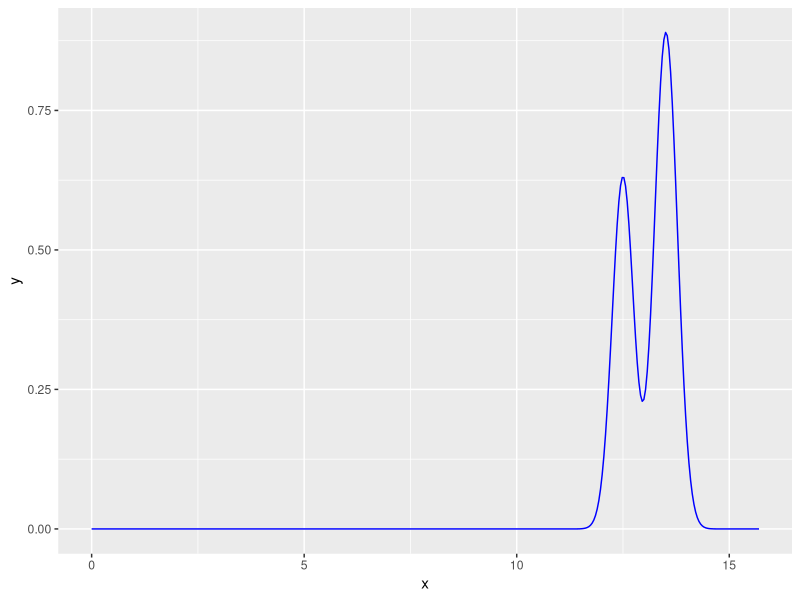
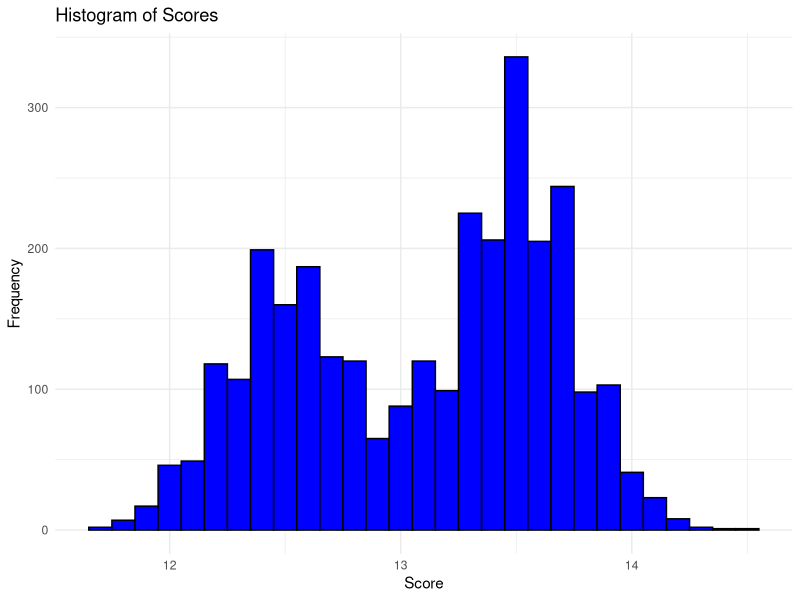

Source code (R) for these figures, in order: (Note: a time limit stopped this script after it produced the figures.)
## ---- chunk 1
knitr::opts_chunk$set(echo = TRUE)
## ---- chunk 2
library(tidyverse)
library(data.table)
library(ggplot2)
library(purrr)
library(dplyr)
## ---- chunk 3
## Re-arranged data
data_women_scores_2022_to_2023 <- read.csv("cleaned data/restricted_women_2023.csv") %>% 
  select(Country, FullName, Apparatus, Score) %>% 
  # first, making c(VT, VT1, VT2) all just VT, since they're all the same apparatus, just named different at different competitions
  mutate(Apparatus = ifelse(Apparatus %in% c("VT1", "VT2"), "VT", Apparatus))  %>%
  filter(!is.na(Score) & Score != 0) #dropping all NAs -- ask the team: should we also drop zeros? -> emily said yeah 11.13.2023 7 21pm


# this is the data that will feed into the algo
data_ready_for_algo <- data_women_scores_2022_to_2023 %>%
  group_by(Country, FullName, Apparatus) %>%
  summarise(Scores = list(Score), .groups = 'drop')




## Global Fixed Integers
minBBScoreIn_data_women_scores_2022_to_2023 <- min(data_women_scores_2022_to_2023$Score[data_women_scores_2022_to_2023$Apparatus == "BB"], na.rm = TRUE)
maxBBScoreIn_data_women_scores_2022_to_2023 <- max(data_women_scores_2022_to_2023$Score[data_women_scores_2022_to_2023$Apparatus == "BB"], na.rm = TRUE)

minFXScoreIn_data_women_scores_2022_to_2023 <- min(data_women_scores_2022_to_2023$Score[data_women_scores_2022_to_2023$Apparatus == "FX"], na.rm = TRUE)
maxFXScoreIn_data_women_scores_2022_to_2023 <- max(data_women_scores_2022_to_2023$Score[data_women_scores_2022_to_2023$Apparatus == "FX"], na.rm = TRUE)

minUBScoreIn_data_women_scores_2022_to_2023 <- min(data_women_scores_2022_to_2023$Score[data_women_scores_2022_to_2023$Apparatus == "UB"], na.rm = TRUE)
maxUBScoreIn_data_women_scores_2022_to_2023 <- max(data_women_scores_2022_to_2023$Score[data_women_scores_2022_to_2023$Apparatus == "UB"], na.rm = TRUE)

minVTScoreIn_data_women_scores_2022_to_2023 <- min(data_women_scores_2022_to_2023$Score[data_women_scores_2022_to_2023$Apparatus == "VT"], na.rm = TRUE)
maxVTScoreIn_data_women_scores_2022_to_2023 <- max(data_women_scores_2022_to_2023$Score[data_women_scores_2022_to_2023$Apparatus == "VT"], na.rm = TRUE)


## 2D Table of Global Fixed Integers
minAndMaxScores2DTable <- list(
    BB = list(
        min = minBBScoreIn_data_women_scores_2022_to_2023,
        max = maxBBScoreIn_data_women_scores_2022_to_2023
    ),
    FX = list(
        min = minFXScoreIn_data_women_scores_2022_to_2023,
        max = maxFXScoreIn_data_women_scores_2022_to_2023
    ),
    UB = list(
        min = minUBScoreIn_data_women_scores_2022_to_2023,
        max = maxUBScoreIn_data_women_scores_2022_to_2023
    ),
    VT = list(
        min = minVTScoreIn_data_women_scores_2022_to_2023,
        max = maxVTScoreIn_data_women_scores_2022_to_2023
    )
)


## TO BE FED INTO runOlympicsNTimes
allWomenBBParticipants <- data_ready_for_algo %>%
  select(Country, FullName, Apparatus) %>%
  unique() %>% 
  filter(Apparatus == "BB")

allWomenUBParticipants <- data_ready_for_algo %>%
  select(Country, FullName, Apparatus) %>%
  unique() %>% 
  filter(Apparatus == "UB")

allWomenFXParticipants <- data_ready_for_algo %>%
  select(Country, FullName, Apparatus) %>%
  unique() %>% 
  filter(Apparatus == "FX")

allWomenVTParticipants <- data_ready_for_algo %>%
  select(Country, FullName, Apparatus) %>%
  unique() %>% 
  filter(Apparatus == "VT")

allWomenBBParticipants <- allWomenBBParticipants %>%
  mutate(SimulationResults = lapply(seq_along(FullName), function(x) list()))

allWomenUBParticipants <- allWomenUBParticipants %>%
  mutate(SimulationResults = lapply(seq_along(FullName), function(x) list()))

allWomenFXParticipants <- allWomenFXParticipants %>%
  mutate(SimulationResults = lapply(seq_along(FullName), function(x) list()))

allWomenVTParticipants <- allWomenVTParticipants %>%
  mutate(SimulationResults = lapply(seq_along(FullName), function(x) list()))
## ---- chunk 4
# sanity checking the 2D Table
# minAndMaxScores2DTable$BB$min
## ---- chunk 5
# Helper Function: createProperDataframe
# inputs are: "country code", "Athlete Name", "Apparatus (the two letters, like FX")
# output is a dataframe that is suitable for going in as input into the next step, aka creating estimated kernel densities

createProperDataframe = function(countryCode, athleteName, apparatusInitials){
  dataframeToReturn <- data_ready_for_algo %>% 
    filter(Country == countryCode, FullName == athleteName, Apparatus == apparatusInitials) %>% 
    select(Scores) %>% 
    unnest(Scores) %>% 
    unlist()
  
  apparatus <- apparatusInitials
  
  return(list(dataframeToReturn, apparatus))
}
## ---- chunk 6
# sanity checking function: createProperDataframe
#a = createProperDataframe(countryCode = "AUS", athleteName = "BROWN GEORGIA", apparatusInitials = "FX")
#a

#print(a[[1]])

#a[[2]]

#class(a[[1]]) --> should be "numeric"
#class(a[[2]])

#a[[1]]
## ---- chunk 7
# Helper Function: estimateKernelDensity

# coming up with an estimate kernel density based on the inputs that are:
# 1. output of createProperDataframe = list(properDataframeCreatedForAthleteAndApparatusCombination, apparatus)
# 2. bandwidthValue (the bigger, the "smoother")

# output:
# dataframe of x and y coordinates --> coordinates of the estimated density function

estimateKernelDensity <- function(outputOfCreateProperDataframe, bandwidthValue){
  library(KernSmooth)
  apparatusOfInterestHere = outputOfCreateProperDataframe[[2]]
  kernelLowerLimit = min(minAndMaxScores2DTable$apparatusOfInterestHere$min - 2, 0)
  kernelUpperLimit = max(minAndMaxScores2DTable$apparatusOfInterestHere$max + 2, 15.7)
  
  
  almostToReturn <- bkde(x = outputOfCreateProperDataframe[[1]], kernel = "normal", canonical = FALSE, bandwidth = bandwidthValue, gridsize = 401L, range.x = c(kernelLowerLimit, kernelUpperLimit), truncate = TRUE)
  #range.x = c(kernelLowerLimit, kernelUpperLimit)
  dataframeToReturn <- data.frame(
    x = almostToReturn$x, 
    y = almostToReturn$y
  )
  
  return(dataframeToReturn)
}

## ---- chunk 8
# sanity checking function: estimateKernelDensity
#b = estimateKernelDensity(createProperDataframe(countryCode = "AUS", athleteName = "BROWN GEORGIA", apparatusInitials = "UB"), 0.25)
#b
#class(b)


ggplot() +
  geom_line(data = estimateKernelDensity(createProperDataframe(countryCode = "AUS", athleteName = "BROWN GEORGIA", apparatusInitials = "UB"), 0.25), aes(x, y), color = "blue")
## ---- chunk 9
createCDFfromKDEandDrawONEscore <- function(dataframeReturnedByestimateKernelDensity){
  # Create a CDF from the KDE
  kde_y_cumsum <- cumsum(dataframeReturnedByestimateKernelDensity$y)
  cdf <- kde_y_cumsum / max(kde_y_cumsum)
  
  
  u <- runif(1)  # Generate uniform random number
  sampled_value <- dataframeReturnedByestimateKernelDensity$x[which.min(abs(cdf - u))]
  
  return(sampled_value)
  
  
}
## ---- chunk 10
# sanity checking function: createCDFfromKDEandDrawONEscore
c = createCDFfromKDEandDrawONEscore(estimateKernelDensity(createProperDataframe(countryCode = "AUS", athleteName = "BROWN GEORGIA", apparatusInitials = "UB"), 0.25))
c
class(c)

emptyList <- vector("list", 3000)

for (i in 1:3000) {
  toAdd <- createCDFfromKDEandDrawONEscore(estimateKernelDensity(createProperDataframe(countryCode = "AUS", athleteName = "BROWN GEORGIA", apparatusInitials = "UB"), 0.25))
  emptyList[[i]] <- toAdd
}

emptyListDF <- data.frame(values = unlist(emptyList))

# Creating a histogram with ggplot2
ggplot(emptyListDF, aes(x = values)) +
  geom_histogram(binwidth = 0.1, fill = "blue", color = "black") +
  theme_minimal() +
  labs(title = "Histogram of Scores", x = "Score", y = "Frequency")
## ---- chunk 11
class(allWomenBBParticipants[1, ])

allWomenBBParticipants[1, ]

allWomenBBParticipants[1, ]$Country
allWomenBBParticipants[1, ]$FullName
allWomenBBParticipants[1, ]$Apparatus

class(allWomenBBParticipants[1, ]$Country)
class(allWomenBBParticipants[1, ]$FullName)
class(allWomenBBParticipants[1, ]$Apparatus)


row1 <- allWomenBBParticipants[1, ]$SimulationResults
## ---- chunk 12
# sanity checking inner loop in runOlympicsNTimes

#row1 <- allWomenBBParticipants[1, ]
#    emptyList1 <- vector("list", 1000)
#    for (i in 1:1000) {
#      toAdd <- createCDFfromKDEandDrawONEscore(estimateKernelDensity(createProperDataframe(countryCode = row1$Country, athleteName = row1$FullName, apparatusInitials = row1$Apparatus), 0.25))
#      emptyList1[[i]] <- toAdd
#    }
    
    
    
#emptyList1_df <- data.frame(values = unlist(emptyList1))

# Create a histogram using ggplot
#ggplot(emptyList1_df, aes(x = values)) +
#  geom_histogram(binwidth = 0.1, fill = "blue", color = "black") + # Adjust binwidth as needed
#  theme_minimal() +
#  labs(title = "Histogram of Sampled Scores", x = "Score", y = "Frequency")



#ggplot() +
#  geom_line(data = estimateKernelDensity(createProperDataframe(countryCode = "ALG", athleteName = "NEMOUR KAYLIA", apparatusInitials = "BB"), 0.25), aes(x, y), color = "blue")
## ---- chunk 13
#for (i in 1:nrow(allWomenBBParticipants)) {
#    row <- allWomenBBParticipants[i, ]
#    row$SimulationResults <- make the list length 10
#}


 # setting up SimulationResults Vector for allWomenBBParticipants
#  for (i in 1:nrow(allWomenBBParticipants)) {
#    row <- allWomenBBParticipants[i, ]
#    row$SimulationResults <- vector("list", n)
#  }
## ---- chunk 14
#for (i in 1:nrow(allWomenBBParticipants)) {
#  row <- allWomenBBParticipants[i, ]
#  toAdd <- createCDFfromKDEandDrawONEscore(estimateKernelDensity(createProperDataframe(countryCode = row$Country, athleteName = row$FullName, apparatusInitials = row$Apparatus), 0.25))
#  print(class(allWomenBBParticipants[i, ]$Simulation))
#  print(class(toAdd))
#  print(toAdd)
#      #toAddList <- list(toAdd)
#      #allWomenBBParticipants[i, ]$SimulationResults[[nthOlympic]] <- toAddList
#}
## ---- chunk 15
#allWomenBBParticipants$SimulationResults <- lapply(1:nrow(allWomenBBParticipants), function(x) vector("list", 10))
#allWomenBBParticipants[2, ]$SimulationResults[[1]][[3]] <- 3

## ---- chunk 16
#allWomenBBParticipants$SimulationResults[[i]][[nthOlympic]] <- toAdd
## ---- chunk 17
# OVERALL ALGO: runOlympicsNTimes
# input: n
# uses all sorts of helper functions


runOlympicsNTimes <- function(n, allWomenBBParticipants, allWomenFXParticipants, allWomenUBParticipants, allWomenVTParticipants){
  BBParticipants_copied <- allWomenBBParticipants
  
  BBParticipants_copied$SimulationResults <- lapply(1:nrow(BBParticipants_copied), function(x) vector("list", n))
 
  
  # 1. running the Women's BB n times
  for (nthOlympic in 1:n){
    
    # each nthOlympic-iteration of the Olympics, this is filling out the nthOlympic-index of each athlete's SimulationResults vector
    for (i in 1:nrow(BBParticipants_copied)) {
      row <- BBParticipants_copied[i, ]
      toAdd <- createCDFfromKDEandDrawONEscore(estimateKernelDensity(createProperDataframe(countryCode = row$Country, athleteName = row$FullName, apparatusInitials = row$Apparatus), 0.25))
    
      BBParticipants_copied[i, ]$SimulationResults[[1]][[nthOlympic]] <- toAdd
    }
    print(paste(nthOlympic, "th olympic done for Women's BB"))
    
  }
  
  return(BBParticipants_copied)
  
  
    
    
    
    
    
    
    
  
  
  
  
  
  
  
  
  
  # 2. running the Women's FX n times
  
  
  
  # 3. running the Women's UB n times
  
  
  
  # 4. running the Women's VT n times
}


## ---- chunk 18
# sanityCheck: runOlympicsNTimes

a = runOlympicsNTimes(100, allWomenBBParticipants)

a <- a %>% 
  mutate(mean = sapply(SimulationResults, function(x) mean(unlist(x))))
